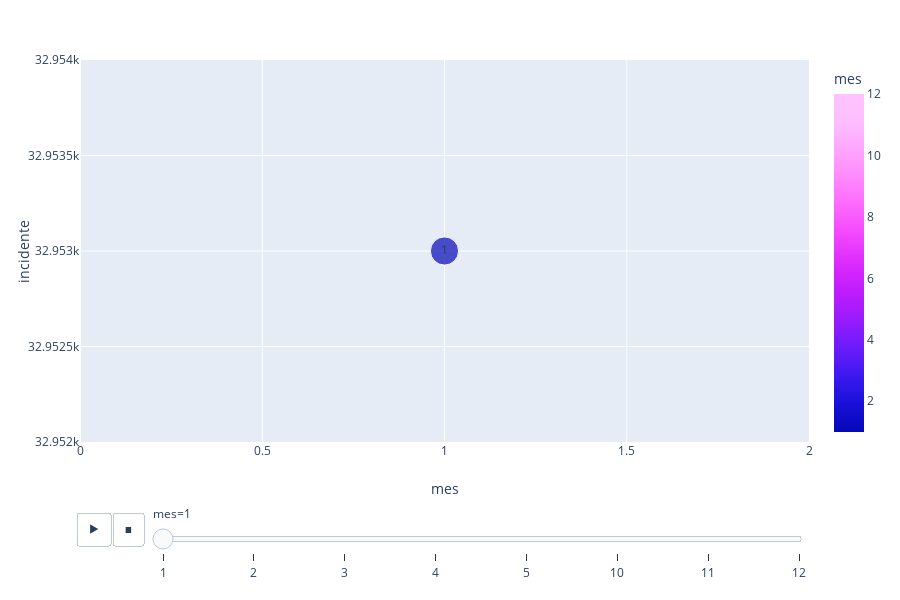

The code cell stored with this chart in its notebook:
### Code cell
# df_analistas.head()
d = df_acumulado[['incidente','mes']].groupby(['mes'],as_index=False).count()
# d
px.scatter(d,y = 'incidente', x = 'mes', color='mes',size ='incidente', animation_frame='mes', 
           animation_group='mes',text='mes')

### Figure 1 — Plotly figure (JSON) as saved in the notebook; plotly's stock layout.template omitted (floating-point values rounded to 4 significant figures)
{"data": [{"hoverlabel": {"namelength": 0}, "hovertemplate": "mes=%{marker.color}<br>incidente=%{marker.size}", "ids": [1], "legendgroup": "", "marker": {"cmax": 12, "cmin": 1, "color": [1], "colorbar": {"title": {"text": "mes"}}, "colorscale": [[0, "#0508b8"], [0.08333, "#1910d8"], [0.1667, "#3c19f0"], [0.25, "#6b1cfb"], [0.3333, "#981cfd"], [0.4167, "#bf1cfd"], [0.5, "#dd2bfd"], [0.5833, "#f246fe"], [0.6667, "#fc67fd"], [0.75, "#fe88fc"], [0.8333, "#fea5fd"], [0.9167, "#febefe"], [1, "#fec3fe"]], "showscale": true, "size": [32953], "sizemode": "area", "sizeref": 83.04, "symbol": "circle"}, "mode": "markers+text", "name": "", "showlegend": false, "text": [1], "type": "scatter", "uid": "ebb5239f-73ad-4d14-84aa-dc0d38b5214a", "x": [1], "xaxis": "x", "y": [32953], "yaxis": "y"}], "layout": {"grid": {"xaxes": ["x"], "xgap": 0.1, "xside": "bottom", "yaxes": ["y"], "ygap": 0.1, "yside": "left"}, "height": 600, "legend": {"itemsizing": "constant", "tracegroupgap": 0}, "margin": {"t": 60}, "sliders": [{"active": 0, "currentvalue": {"prefix": "mes="}, "len": 0.9, "pad": {"b": 10, "t": 60}, "steps": [{"args": [["1"], {"frame": {"duration": 0, "redraw": false}, "fromcurrent": true, "mode": "immediate", "transition": {"duration": 0, "easing": "linear"}}], "label": "1", "method": "animate"}, {"args": [["2"], {"frame": {"duration": 0, "redraw": false}, "fromcurrent": true, "mode": "immediate", "transition": {"duration": 0, "easing": "linear"}}], "label": "2", "method": "animate"}, {"args": [["3"], {"frame": {"duration": 0, "redraw": false}, "fromcurrent": true, "mode": "immediate", "transition": {"duration": 0, "easing": "linear"}}], "label": "3", "method": "animate"}, {"args": [["4"], {"frame": {"duration": 0, "redraw": false}, "fromcurrent": true, "mode": "immediate", "transition": {"duration": 0, "easing": "linear"}}], "label": "4", "method": "animate"}, {"args": [["5"], {"frame": {"duration": 0, "redraw": false}, "fromcurrent": true, "mode": "immediate", "transition": {"duration": 0, "easing": "linear"}}], "label": "5", "method": "animate"}, {"args": [["10"], {"frame": {"duration": 0, "redraw": false}, "fromcurrent": true, "mode": "immediate", "transition": {"duration": 0, "easing": "linear"}}], "label": "10", "method": "animate"}, {"args": [["11"], {"frame": {"duration": 0, "redraw": false}, "fromcurrent": true, "mode": "immediate", "transition": {"duration": 0, "easing": "linear"}}], "label": "11", "method": "animate"}, {"args": [["12"], {"frame": {"duration": 0, "redraw": false}, "fromcurrent": true, "mode": "immediate", "transition": {"duration": 0, "easing": "linear"}}], "label": "12", "method": "animate"}], "x": 0.1, "xanchor": "left", "y": 0, "yanchor": "top"}], "updatemenus": [{"buttons": [{"args": [null, {"frame": {"duration": 500, "redraw": false}, "fromcurrent": true, "mode": "immediate", "transition": {"duration": 500, "easing": "linear"}}], "label": "&#9654;", "method": "animate"}, {"args": [[null], {"frame": {"duration": 0, "redraw": false}, "fromcurrent": true, "mode": "immediate", "transition": {"duration": 0, "easing": "linear"}}], "label": "&#9724;", "method": "animate"}], "direction": "left", "pad": {"r": 10, "t": 70}, "showactive": false, "type": "buttons", "x": 0.1, "xanchor": "right", "y": 0, "yanchor": "top"}], "xaxis": {"categoryarray": [1, 2, 3, 4, 5, 10, 11, 12], "categoryorder": "array", "title": {"text": "mes"}}, "yaxis": {"title": {"text": "incidente"}}}}
